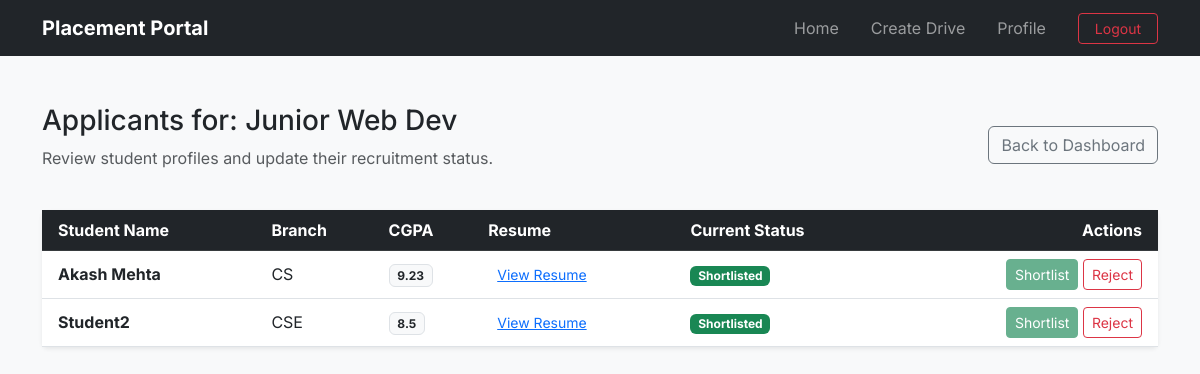
Page /company/drive/1/applicants (signed in) on the committed database.
### application/models.py (models this page shows)
class PlacementDrive(db.Model):
    __tablename__="placement_drives"
    id=db.Column(db.Integer(),primary_key=True)
    company_id=db.Column(db.Integer(),db.ForeignKey("companies.id"),nullable=False)
    job_title=db.Column(db.String(200),nullable=False)
    job_description=db.Column(db.Text(),nullable=False)
    job_location=db.Column(db.String(200),nullable=False)
    eligibility_CGPA=db.Column(db.Float(),nullable=False)
    eligibility_criteria_others=db.Column(db.Text(),nullable=True)
    deadline=db.Column(db.DateTime(),nullable=False)
    status=db.Column(db.String(30),default='Pending') #Pending, Approved, Denied or Closed. Will be done by Admin
    allowed_branches=db.Column(db.Text(),nullable=False)
    allowed_years=db.Column(db.Text(),nullable=False)
    created_at=db.Column(db.DateTime(),default=datetime.now)
    company=db.relationship("Company",back_populates="drives") #Child side
    applications=db.relationship("Application",back_populates="drive",cascade="all,delete-orphan") #Parent side

class Application(db.Model):
    __tablename__ = "applications"
    id = db.Column(db.Integer(), primary_key=True)
    student_id = db.Column(db.Integer(), db.ForeignKey("students.id"), nullable=False)
    drive_id = db.Column(db.Integer(), db.ForeignKey("placement_drives.id"), nullable=False)
    application_date = db.Column(db.DateTime(), default=datetime.now)
    status=db.Column(db.String(30),default='Applied') #Applied, Shortlisted, Selected, rejected
    student=db.relationship("Student",back_populates="applications")
    drive=db.relationship("PlacementDrive",back_populates="applications")
    __table_args__=(db.UniqueConstraint('student_id','drive_id',name='unique_application'),)

class Student(db.Model):
    __tablename__="students"
    id=db.Column(db.Integer(),primary_key=True)
    user_id=db.Column(db.Integer(),db.ForeignKey("users.id"),nullable=False)
    name=db.Column(db.String(100),nullable=False)
    college=db.Column(db.String(200),nullable=False)
    branch=db.Column(db.String(100),nullable=False)
    semester=db.Column(db.String(10),nullable=False)
    cgpa=db.Column(db.Float(),nullable=False)
    resume_path=db.Column(db.String(400)) #This will store the file path of where the resume is stored
    user=db.relationship("User",back_populates="student") #Child side
    applications=db.relationship("Application",back_populates="student",cascade="all,delete-orphan") #Parent side

### application/controllers.py (the view, shortened to what this page needs)
@app.route('/company/drive/<int:drive_id>/applicants',methods=['GET','POST'])
def view_applicants(drive_id):
    if session.get('role')!='company':
        flash('Login as company','danger')
        return redirect(url_for('login'))
    drive=PlacementDrive.query.get_or_404(drive_id)
    company=Company.query.filter_by(user_id=session['user_id']).first()
    if drive.company_id!=company.id:
        flash("Unauthorised: Not YOUR company drive!",'danger')
        return redirect(url_for('company_dashboard'))
    applicants=drive.applications
    return render_template('view_applicants.html',drive=drive,applicants=applicants)

### templates/view_applicants.html (shortened to what this page needs)
{% extends 'base.html' %}
{% block content %}
<div class="container mt-4">
    <div class="d-flex justify-content-between align-items-center mb-4">
        <div>
            <h3>Applicants for: {{ drive.job_title }}</h3>
            <p class="text-muted">Review student profiles and update their recruitment status.</p>
        </div>
        <a href="{{ url_for('company_dashboard') }}" class="btn btn-outline-secondary">Back to Dashboard</a>
    </div>
    <div class="card shadow-sm border-0">
        <div class="card-body p-0">
            <table class="table table-hover align-middle mb-0">
                <thead class="table-dark">
                    <tr>
                        <th class="ps-3">Student Name</th>
                        <th>Branch</th>
                        <th>CGPA</th>
                        <th>Resume</th>
                        <th>Current Status</th>
                        <th class="text-end pe-3">Actions</th>
                    </tr>
                </thead>
                <tbody>
                    {% for app in applicants %}
                    <tr>
                        <td class="ps-3">
                            <strong>{{ app.student.name }}</strong>
                        </td>
                        <td>{{ app.student.branch }}</td>
                        <td><span class="badge bg-light text-dark border">{{ app.student.cgpa }}</span></td>
                        <td>
                            {% if app.student.resume_path %}
                                <a href="{{ url_for('static', filename='uploads/resumes/' + app.student.resume_path.split('/')[-1]) }}" class="btn btn-sm btn-link" target="_blank">View Resume</a>
                            {% else %}
                                <span class="text-muted small">No Resume</span>
                            {% endif %}
                        </td>
                        <td>
                            <span class="badge {{ 'bg-success' if app.status == 'Shortlisted' else 'bg-danger' if app.status == 'Rejected' else 'bg-primary' }}">
                                {{ app.status }}
                            </span>
                        </td>
                        <td class="text-end pe-3">
                            <form action="" method="POST" style="display:inline;">
                                <button type="submit" class="btn btn-sm btn-success" {% if app.status == 'Shortlisted' %}disabled{% endif %}>Shortlist</button>
                            </form>
                            <form action="" method="POST" style="display:inline;">
                                <button type="submit" class="btn btn-sm btn-outline-danger" {% if app.status == 'Rejected' %}disabled{% endif %}>Reject</button>
                            </form>
                        </td>
                    </tr>
                    {% else %}
                    <tr>
                        <td colspan="6" class="text-center py-5 text-muted">No students have applied to this drive yet.</td>
                    </tr>
                    {% endfor %}
                </tbody>
            </table>
        </div>
    </div>
</div>
{% endblock %}

### templates/base.html (style rules this page uses)
body { font-family: 'Inter', sans-serif; }

### rows in the picture
PlacementDrive: job_title "Junior Web Dev"
Application: student.name "Akash Mehta", student.branch "CS", student.cgpa "9.23", status "Shortlisted"
Application: student.name "Student2", student.branch "CSE", student.cgpa "8.5", status "Shortlisted"
